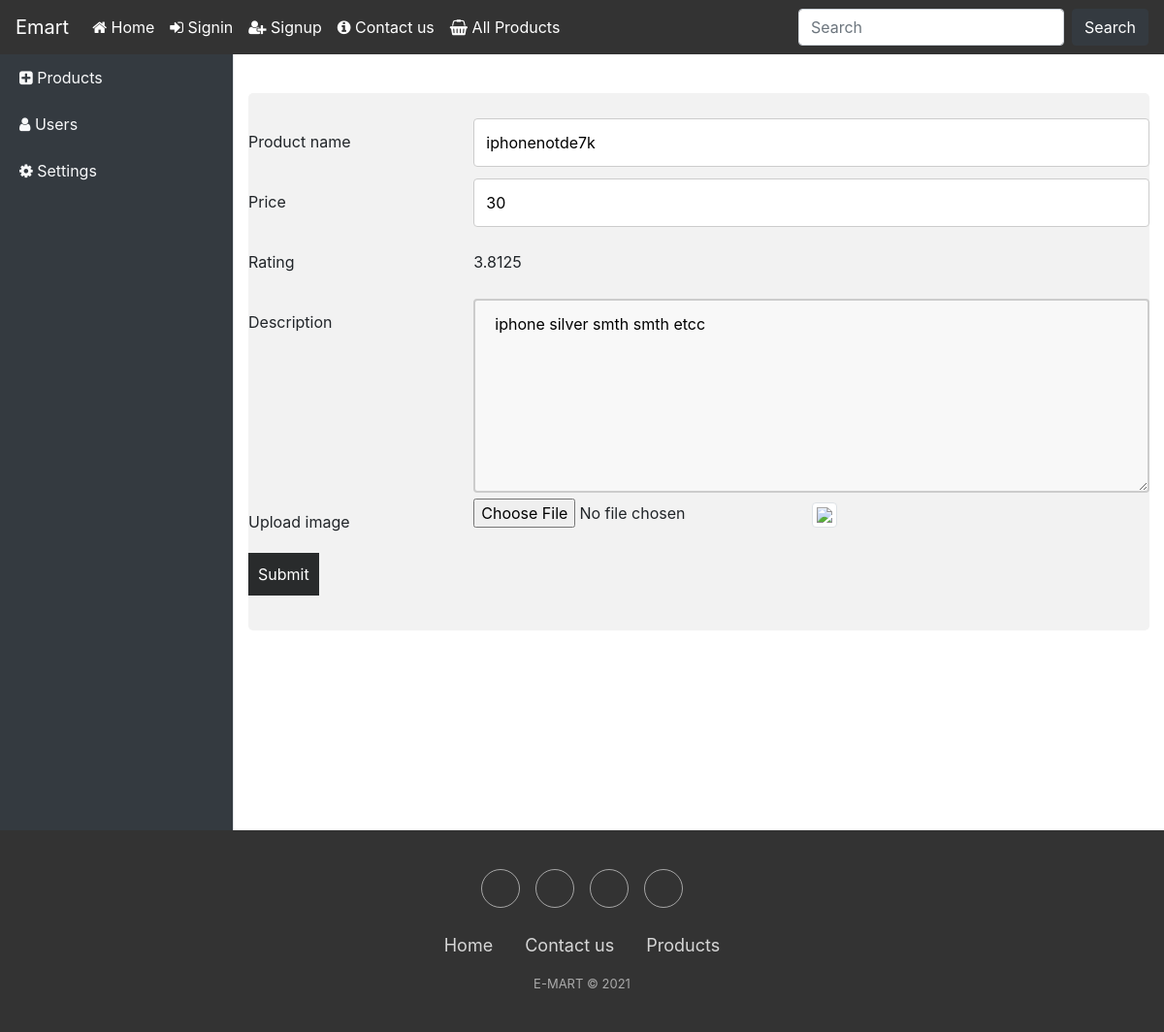
The page /editproduct.php?Id=1 on the database its author committed.
### tables this page shows
CREATE TABLE `products` (
  `Id` int(10) UNSIGNED NOT NULL,
  `Name` varchar(30) NOT NULL,
  `Details` varchar(30) NOT NULL,
  `rating` float DEFAULT NULL,
  `Price` int(50) DEFAULT NULL,
  `reg_date` timestamp NOT NULL DEFAULT current_timestamp() ON UPDATE current_timestamp()
);

### editproduct.php (the view, shortened to what this page needs)
<html>
<head>
  <link href="CSS/simple-sidebar.css" rel="stylesheet">
</head>
<?php
include "menu.php";
?>
<body>
  <div class="d-flex" id="wrapper">
    <div class="bg-dark border-right" id="sidebar-wrapper">
      <div class="list-group list-group-flush bg-dark">
        <a href="Admin_products.php" class="list-group-item list-group-item-action bg-dark text-light"><span class="text-nowrap"><i class="fa fa-plus-square"></i> Products</a></span>
        <a href="Admin_users.php" class="list-group-item list-group-item-action bg-dark text-light"><span class="text-nowrap"><i class="fa fa-user"></i> Users</a></span>
        <a href="#" class="list-group-item list-group-item-action bg-dark text-light"><span class="text-nowrap"><i class="fa fa-cog"></i> Settings</a></span>
      </div>
    </div>
    <div id="page-content-wrapper">
      <div class="container-fluid">
        <?php
        $servername = "localhost";
$username = "root";
$password = "";
$DB = "mydb";
$conn = mysqli_connect($servername, $username, $password, $DB);
if (isset($_GET['Id']) || isset($_POST['Id'])) {
  if (isset($_POST['name'])) {
    $id = $_POST['Id'];
    $name = $_POST['name'];
    $price = $_POST['price'];
    $rating = $_POST['rating'];
    $details = $_POST['details'];
    $action  = $_POST['action'];
    $file_name = $_FILES['image']['name'];
    if ($action == "old") {
      $file_name = $id;
    }
    if ($name == "" || $price < 0 || $price == "" || $details == "" || $file_name == "") {
      if ($action == "old") {
        echo "<script> location.href='editproduct.php?Id=".$id."'; </script>";
      } else {
        echo "<script> location.href='editproduct.php?action=add'; </script>";
      }
      $_SESSION["err"] = 1;
      return;
    }
    if ($action == "old") {
        $res = $conn->query("UPDATE products SET Name = '$name', Price = '$price', Details = '$details' WHERE Id = $id");
    } else {
      $res = $conn->query("INSERT INTO products (Name, Price, rating, Details) VALUES ('$name', '$price', '$rating', '$details')");
    }
    if ($id == "new") {
      $id = $conn->insert_id;
    }
    move_uploaded_file($_FILES['image']['tmp_name'],"images/products/".$id);
    echo "<script> location.href='products.php'; </script>";
  } else {
    $res = $conn->query("SELECT * FROM products WHERE Id=".$_GET['Id']."");
    $row = $res->fetch_assoc();
    $row['action'] = "old";
    $row['img'] = "images/products/".$row['Id'];
  }
} else if (isset($_GET['action'])){
  if ($_GET['action'] == "add") {
      $row = array();
      $row['Id'] = "new";
      $row['Name'] = 'name';
      $row['rating'] = "0";
      $row['Price'] = "0";
      $row['Details'] = "Description";
      $row['img'] = 'https://placehold.it/300';
      $row['action'] = "new";
  } else {
    echo "<script> location.href='products.php'; </script>";
  }
} else {
  echo "<script> location.href='products.php'; </script>";
}
?>
<div class="container">
  <form action="editproduct.php" method="POST" enctype="multipart/form-data">
    <div class="row">
      <div class="col-25">
        <label>Product name</label>
      </div>
      <div class="col-75">
        <input type="text" id="pname" name="name" value='<?php echo $row['Name'] ?>'>
      </div>
    </div>
    <div class="row">
      <div class="col-25">
        <label>Price</label>
      </div>
      <div class="col-75">
        <input type="text" id="price" name="price" value='<?php echo $row['Price'] ?>'>
      </div>
    </div>
    <div class="row">
      <div class="col-25">
        <label>Rating</label>
      </div>
      <div class="col-75">
        <label id="rate"><?php echo $row['rating'] ?></label>
      </div>
    </div>
    <div class="row">
      <div class="col-25">
        <label>Description</label>
      </div>
      <div class="col-75">
        <textarea id="subject" name="details" style="height:200px"><?php echo $row['Details'] ?></textarea>
      </div>
    </div>
    <div class="row">
      <div class="col-25">
        <label>Upload image</label>
      </div>
      <div class="col-75">
        <input type="file" id="image" name="image" class="file" onchange="putImage()" accept="image/*">
          <img style="max-width: 300px; max-height: 300px;" src=<?php echo $row['img'] ?> id="target" id="preview" class="img-thumbnail">
      </div>
    </div>
    <div class="row">
      <input type="submit" value="Submit">
    </div>
  </form>
</div>
      </div>
    </div>
  </div>
  <?php
        include 'footer.php'
    ?>
</body>
</html>

### CSS/simple-sidebar.css (style rules this page uses)
#wrapper { overflow-x: hidden; }
#sidebar-wrapper { min-height: 100vh; margin-left: -15rem; -webkit-transition: margin .25s ease-out; -moz-transition: margin .25s ease-out; -o-transition: margin .25s ease-out; transition: margin .25s ease-out; }
#sidebar-wrapper .list-group { width: 15rem; }
#page-content-wrapper { min-width: 100vw; }
@media (min-width: 768px) { #sidebar-wrapper { margin-left: 0; } }
@media (min-width: 768px) { #page-content-wrapper { min-width: 0; width: 100%; } }

### CSS/ProductPage.css (style rules this page uses)
body { overflow-x:hidden; }
textarea { width: 100%; height: 250px; padding: 12px 20px; box-sizing: border-box; border: 2px solid #ccc; border-radius: 4px; background-color: #f8f8f8; resize: none; }

### editproduct.php (style rules this page uses)
input[type=text], select, textarea { width: 100%; padding: 12px; border: 1px solid #ccc; border-radius: 4px; resize: vertical; }
label { padding: 12px 12px 12px 0; display: inline-block; }
input[type=submit] { background-color: #292b2c; color: white; padding: 10px; border: none; text-align: center; text-decoration: none; font-size: 16px; cursor: pointer; float: right; }
.container { margin-top: 40px; border-radius: 5px; background-color: #f2f2f2; padding: 20px; }
.col-25 { float: left; width: 25%; margin-top: 6px; }
.col-75 { float: left; width: 75%; margin-top: 6px; }
.row:after { content: ""; display: table; clear: both; }

### rows shown on the page
products: name "iphonenotde7k", price "30", rating "3.8125", details "iphone silver smth smth etcc"
